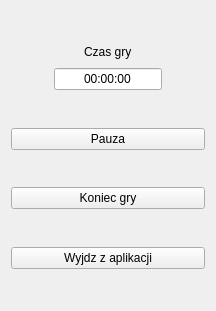
<?xml version="1.0" encoding="UTF-8"?>
<ui version="4.0">
 <class>gameWidget</class>
 <widget class="QWidget" name="gameWidget">
  <property name="geometry">
   <rect>
    <x>0</x>
    <y>0</y>
    <width>216</width>
    <height>311</height>
   </rect>
  </property>
  <property name="windowTitle">
   <string>Form</string>
  </property>
  <layout class="QVBoxLayout" name="verticalLayout">
   <item>
    <layout class="QVBoxLayout" name="infoBox">
     <item>
      <spacer name="verticalSpacer_5">
       <property name="orientation">
        <enum>Qt::Vertical</enum>
       </property>
       <property name="sizeHint" stdset="0">
        <size>
         <width>20</width>
         <height>40</height>
        </size>
       </property>
      </spacer>
     </item>
     <item>
      <layout class="QHBoxLayout" name="horizontalLayout_2">
       <item>
        <spacer name="horizontalSpacer_3">
         <property name="orientation">
          <enum>Qt::Horizontal</enum>
         </property>
         <property name="sizeHint" stdset="0">
          <size>
           <width>40</width>
           <height>20</height>
          </size>
         </property>
        </spacer>
       </item>
       <item>
        <widget class="QLabel" name="gameTimeLabel">
         <property name="text">
          <string>Czas gry</string>
         </property>
        </widget>
       </item>
       <item>
        <spacer name="horizontalSpacer_4">
         <property name="orientation">
          <enum>Qt::Horizontal</enum>
         </property>
         <property name="sizeHint" stdset="0">
          <size>
           <width>40</width>
           <height>20</height>
          </size>
         </property>
        </spacer>
       </item>
      </layout>
     </item>
     <item>
      <layout class="QHBoxLayout" name="horizontalLayout_3">
       <item>
        <spacer name="horizontalSpacer">
         <property name="orientation">
          <enum>Qt::Horizontal</enum>
         </property>
         <property name="sizeHint" stdset="0">
          <size>
           <width>40</width>
           <height>20</height>
          </size>
         </property>
        </spacer>
       </item>
       <item>
        <widget class="QLineEdit" name="lineEdit">
         <property name="text">
          <string>00:00:00</string>
         </property>
         <property name="alignment">
          <set>Qt::AlignCenter</set>
         </property>
        </widget>
       </item>
       <item>
        <spacer name="horizontalSpacer_2">
         <property name="orientation">
          <enum>Qt::Horizontal</enum>
         </property>
         <property name="sizeHint" stdset="0">
          <size>
           <width>40</width>
           <height>20</height>
          </size>
         </property>
        </spacer>
       </item>
      </layout>
     </item>
     <item>
      <spacer name="verticalSpacer">
       <property name="orientation">
        <enum>Qt::Vertical</enum>
       </property>
       <property name="sizeHint" stdset="0">
        <size>
         <width>20</width>
         <height>40</height>
        </size>
       </property>
      </spacer>
     </item>
     <item>
      <widget class="QPushButton" name="pauzeGame">
       <property name="text">
        <string>Pauza</string>
       </property>
      </widget>
     </item>
     <item>
      <spacer name="verticalSpacer_2">
       <property name="orientation">
        <enum>Qt::Vertical</enum>
       </property>
       <property name="sizeHint" stdset="0">
        <size>
         <width>20</width>
         <height>40</height>
        </size>
       </property>
      </spacer>
     </item>
     <item>
      <widget class="QPushButton" name="endGame">
       <property name="text">
        <string>Koniec gry</string>
       </property>
      </widget>
     </item>
     <item>
      <spacer name="verticalSpacer_3">
       <property name="orientation">
        <enum>Qt::Vertical</enum>
       </property>
       <property name="sizeHint" stdset="0">
        <size>
         <width>20</width>
         <height>40</height>
        </size>
       </property>
      </spacer>
     </item>
     <item>
      <widget class="QPushButton" name="exitAplication">
       <property name="text">
        <string>Wyjdz z aplikacji</string>
       </property>
      </widget>
     </item>
     <item>
      <spacer name="verticalSpacer_4">
       <property name="orientation">
        <enum>Qt::Vertical</enum>
       </property>
       <property name="sizeHint" stdset="0">
        <size>
         <width>20</width>
         <height>40</height>
        </size>
       </property>
      </spacer>
     </item>
    </layout>
   </item>
  </layout>
 </widget>
 <resources/>
 <connections/>
</ui>
